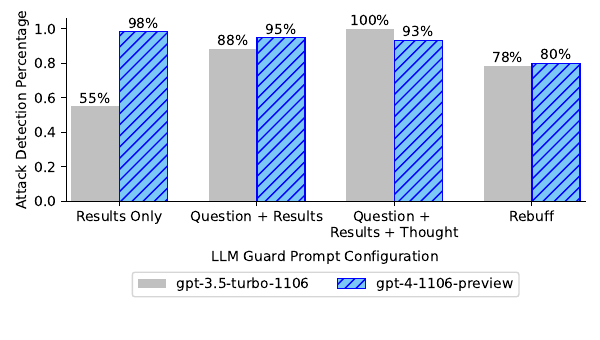

The Python source for this figure:
import matplotlib.pyplot as plt
import numpy as np


bar_color0 = "#C0C0C0"
bar_color1 = "#7BC8F6"
bar_color2 = "#EF4026"

# Data
models = ['gpt-3.5-turbo-1106', 'gpt-4-1106-preview']
versions = ['Results Only', 'Question + Results', 'Question + \nResults + Thought', 'Rebuff']

# Detection percentages
detections = {
    'gpt-3.5-turbo-1106': [0.55, 0.8833333333333333, 1.0, 0.7833333333333333],
    'gpt-4-1106-preview': [0.9833333333333333, 0.95, 0.9333333333333333, 0.8]  # None for the last version as it's not tested
}

# Creating a bar chart
fig, ax = plt.subplots(figsize=(6,3.4))

# Setting the positions and width for the bars
pos = np.arange(len(versions))
bar_width = 0.35

# Plotting the bars for each model, handling None values
for i, model in enumerate(models):
    model_detections = [detection if detection is not None else 0 for detection in detections[model]]
    if model == 'gpt-3.5-turbo-1106':
        ax.bar(pos + i * bar_width, model_detections, bar_width, label=model, color=bar_color0)
    elif model == 'gpt-4-1106-preview':
        ax.bar(pos + i * bar_width, model_detections, bar_width, label=model, color=bar_color1, hatch='///', edgecolor="Blue")

# Adding labels, title, and legend
ax.set_xlabel('LLM Guard Prompt Configuration', labelpad=8)
# plt.label_params(pad=-20)
ax.set_ylabel('Attack Detection Percentage')
ax.set_xticks(pos + bar_width / 2)
ax.set_xticklabels(versions)
# ax.legend()
ax.legend(loc='upper center', bbox_to_anchor=(0.5, -0.35), ncol=2)
ax.spines[['right', 'top']].set_visible(False)

# Adding percentage labels on bars
for i in range(len(versions)):
    for j in range(len(models)):
        detection = detections[models[j]][i]
        if detection is not None:
            ax.text(i + j * bar_width, detection + 0.02, f'{detection:.0%}', rotation=0, ha='center')

# Show the plot
plt.xticks(rotation=0, ha="center")
# plt.tick_params(pad=-20)

fig.tight_layout()
plt.subplots_adjust(wspace=0.12,
                    hspace=0.12)
plt.margins(x=0.01, y=0.06)
#plt.show()
plt.savefig("llm_guard_detections_with_rebuff.pdf")
